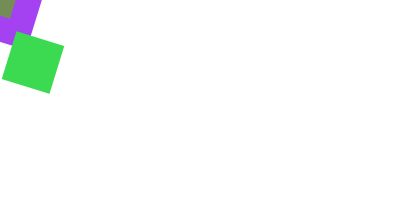
Frame 1 (no input)
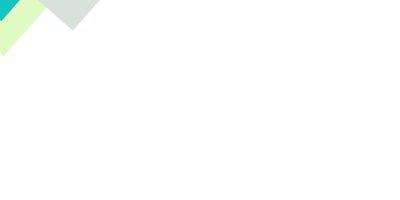
Frame 60 (the mouse pressed at the canvas centre just before this capture)
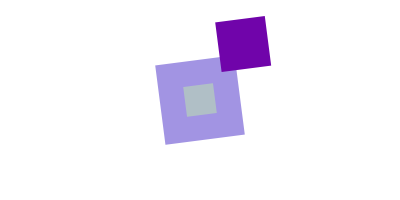
Frame 120 (the mouse held since frame 60 and released just before this capture)

The Processing sketch that drew these frames (run headless with seeded random() and noise(); from frame 60 on, the mouse is pressed at the canvas centre):

// Processing sketch: processing_91496
// ── processing_91496.pde

/*
HW_Transformers
make something move using pushMatrix() poMatrix() and transform()
*/
float angle=0;

void setup(){
  size(400,200);
}

void draw(){
  background(255);
  noStroke();
  rectMode(CENTER);
  
  pushMatrix();// make first square follow mouse
  translate(mouseX,mouseY);
  rotate(angle+=.3);
  fill(random(0,255),random(0,255),random(0,255));
  rect(0,0,80,80);//1
  
  
  
  fill(random(0,255),random(0,255),random(0,255));
  rect(50,50,50,50);//2
  
  fill(random(0,255),random(0,255),random(0,255));
  rect(0,0,30,30);//3
  popMatrix();
  translate(200,50); //move all 3 squares into position
}
